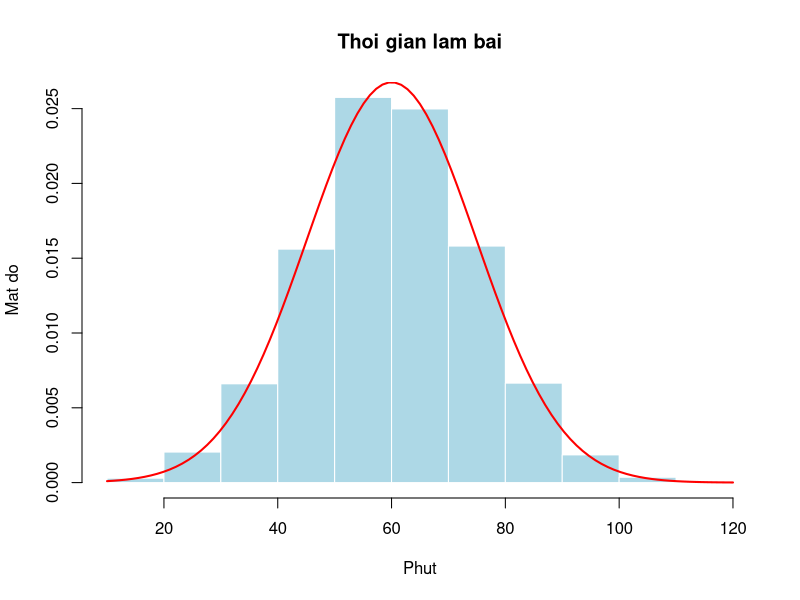
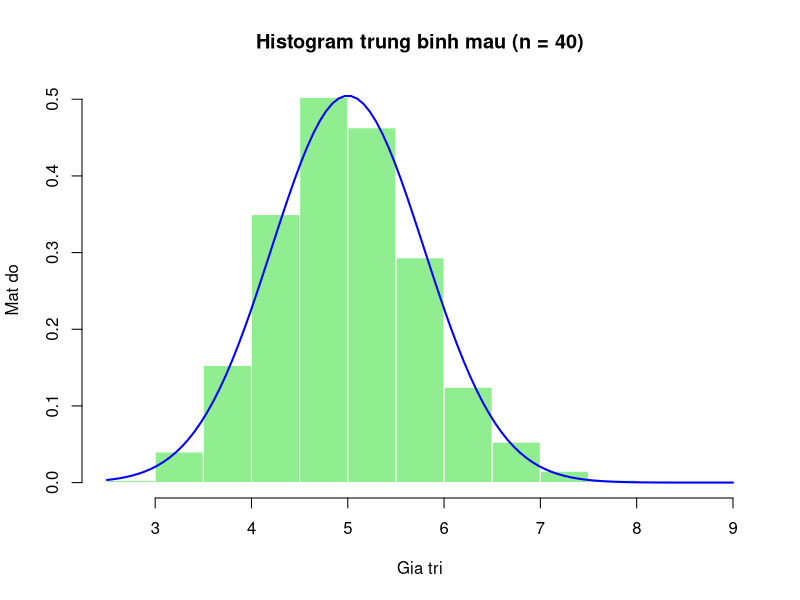
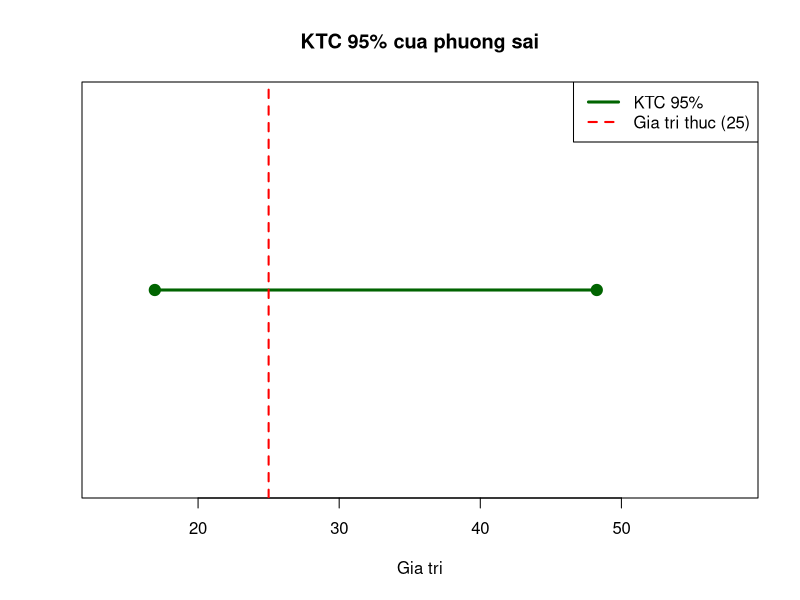
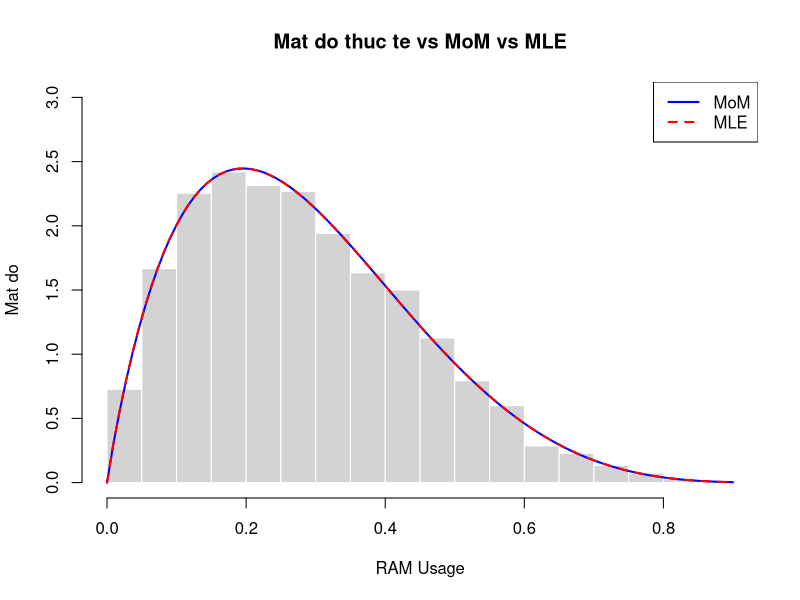

The R source for these figures, in order:
## ---- chunk 1
knitr::opts_chunk$set(echo = TRUE, warning = FALSE, message = FALSE)
set.seed(123)
## ---- chunk 2
x <- rnorm(5000, 60, 15)

# chen na
x[sample(1:5000, 150)] <- NA

# chen so am
non_na <- which(!is.na(x))
x[sample(non_na, 50)] <- runif(50, -30, -1)
## ---- chunk 3
x_clean <- x[!is.na(x) & x >= 0]
df <- data.frame(Time = x_clean)

cat("Original:", length(x), "\n")
cat("Cleaned:", nrow(df), "\n")
## ---- chunk 4
m <- mean(df$Time)
s <- sd(df$Time)
m
s
## ---- chunk 5
hist(df$Time, freq = FALSE, 
     main = "Thoi gian lam bai", 
     xlab = "Phut", ylab = "Mat do", 
     col = "lightblue", border = "white")

curve(dnorm(x, mean = m, sd = s), 
      add = TRUE, col = "red", lwd = 2)
## ---- chunk 6
p_val <- pnorm(45, mean = m, sd = s)
p_val
## ---- chunk 7
q_val <- qnorm(0.05, mean = m, sd = s)
q_val
## ---- chunk 8
sim_clt <- function(n, lambda, reps = 5000) {
  res <- numeric(reps)
  for (i in 1:reps) {
    res[i] <- mean(rexp(n, rate = lambda))
  }
  res
}
## ---- chunk 9
n <- 40
lam <- 0.2
sim_data <- sim_clt(n, lam)

mu_t <- 1 / lam
sd_t <- sqrt(1 / (n * lam^2))

hist(sim_data, freq = FALSE, 
     main = "Histogram trung binh mau (n = 40)", 
     xlab = "Gia tri", ylab = "Mat do",
     col = "lightgreen", border = "white")

curve(dnorm(x, mean = mu_t, sd = sd_t), 
      add = TRUE, col = "blue", lwd = 2)
## ---- chunk 10
sample_data <- rexp(30, rate = lam)
n_s <- 30
s2 <- var(sample_data)

# tra bang chi-square
chi_l <- qchisq(0.975, df = n_s - 1)
chi_r <- qchisq(0.025, df = n_s - 1)

ci_l <- (n_s - 1) * s2 / chi_l
ci_r <- (n_s - 1) * s2 / chi_r

ci_l
ci_r
## ---- chunk 11
plot(NA, xlim = c(ci_l * 0.8, ci_r * 1.2), ylim = c(0, 2), 
     yaxt = "n", xlab = "Gia tri", ylab = "", 
     main = "KTC 95% cua phuong sai")

lines(c(ci_l, ci_r), c(1, 1), col = "darkgreen", lwd = 3)
points(c(ci_l, ci_r), c(1, 1), pch = 19, col = "darkgreen", cex = 1.5)
abline(v = 1 / lam^2, col = "red", lty = 2, lwd = 2)

legend("topright", legend = c("KTC 95%", "Gia tri thuc (25)"), 
       col = c("darkgreen", "red"), lty = c(1, 2), lwd = c(3, 2))
## ---- chunk 12
ram <- rbeta(3000, shape1 = 2, shape2 = 5)
## ---- chunk 13
m1 <- mean(ram)
m2 <- var(ram)

term <- (m1 * (1 - m1) / m2) - 1
a_mom <- m1 * term
b_mom <- (1 - m1) * term

a_mom
b_mom
## ---- chunk 14
nll <- function(theta, data) {
  a <- theta[1]
  b <- theta[2]
  -sum(dbeta(data, shape1 = a, shape2 = b, log = TRUE))
}

fit <- nlminb(start = c(a_mom, b_mom), objective = nll, 
              data = ram, lower = c(1e-4, 1e-4))

a_mle <- fit$par[1]
b_mle <- fit$par[2]

a_mle
b_mle
## ---- chunk 15
hist(ram, freq = FALSE, 
     main = "Mat do thuc te vs MoM vs MLE", 
     xlab = "RAM Usage", ylab = "Mat do",
     col = "lightgray", border = "white", ylim = c(0, 3))

curve(dbeta(x, shape1 = a_mom, shape2 = b_mom), 
      add = TRUE, col = "blue", lwd = 2)

curve(dbeta(x, shape1 = a_mle, shape2 = b_mle), 
      add = TRUE, col = "red", lty = 2, lwd = 2)

legend("topright", legend = c("MoM", "MLE"), 
       col = c("blue", "red"), lty = c(1, 2), lwd = 2)
## ---- chunk 16
n_ram <- length(ram)
k <- qbinom(0.005, size = n_ram, prob = 0.5)
r <- qbinom(0.995, size = n_ram, prob = 0.5) + 1

ram_sort <- sort(ram)
ci_l <- ram_sort[k]
ci_r <- ram_sort[r]

ci_l
ci_r
median(ram)
